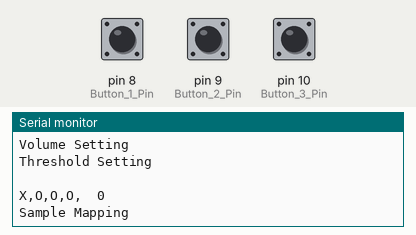
Simulated run of this sketch. Board: Arduino Uno, built with avr-gcc and run on an emulated ATmega328P. Parts: the last lines printed to the serial monitor. The inputs (shaded band) are chosen by the test bench; at power-on: pin 9 (Button_2_Pin) HIGH, pin 10 (Button_3_Pin) HIGH, pin 8 (Button_1_Pin) HIGH.

Above: at 1.2 s.
1.3 s: pin 9 (Button_2_Pin) pulled LOW for 0.15 s
At 2.2 s:
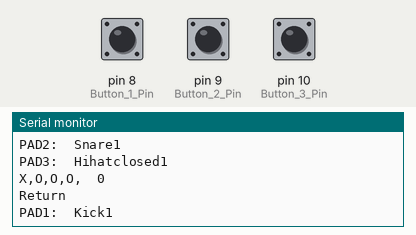
2.9 s: pin 10 (Button_3_Pin) pulled LOW for 0.15 s
4.6 s: pin 9 (Button_2_Pin) pulled LOW for 1 s
At 5.5 s:
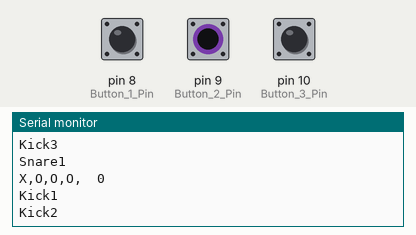
7.1 s: pin 9 (Button_2_Pin) pulled LOW for 0.15 s
At 7.8 s:
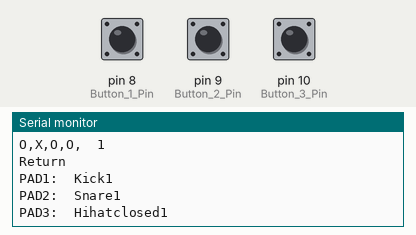
10.2 s: pin 10 (Button_3_Pin) pulled LOW for 1 s
12.7 s: pin 10 (Button_3_Pin) pulled LOW for 0.15 s
Timing chart, 0 to 15.4 s (numbered marks = the images above; inputs shaded):
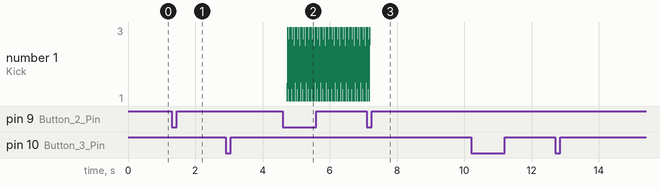

Measured:
- after the input at 1.3 s, the serial monitor: prints a new line after 0.16 s (image 1)
- after the input at 4.6 s, the serial monitor: prints a new line after 0.10 s (image 2)

The sketch:

Interface_Structure.ino
```cpp
#define Button_1_Pin 8
#define Button_2_Pin 9
#define Button_3_Pin 10

//General
char buffer[10];

// General Slidng Window vars
// Since there is only 4 lines available in the LCD screen, to contain more contents in it, the whole window should slide up and down like a website scrolling
int index = 10; //Number of contents that will be contained in the LCD
const int window_width = 4; //Maximum number of lines in LCD (16x2 and 20x4 possible)
char *list[20][20] = {{},{}};  //The final buffer array before it prints from the LCD
char *window[window_width][window_width] = {{"","","",""},{"","","",""}};   //Actual window that prints on the screen
char cursor_pos[window_width] = {'X','O','O','O'};   //Cursor that will be displayed on LCD
int current_row_pos = 0;  //Current row position from top to index number row
int window_left_pos = 0;  //Indicate where the window left edge is
int window_right_pos = 3; //Indicate where the window right edge is
int last_window_left_pos = 0; //Previous frame left window edge
int last_window_right_pos = 3; // Previous frame right window edge
bool exceed_edge = 0; //True if the cursor wants to move across border of the window


// Menu Browsing
int current_main_menu = 0; // Current_Menu Position
int current_sub_menu = -1; //Current_sub_Menu Position
int current_config_menu = -1;

bool at_main_menu = 1;
bool at_sub_menu = 0;
bool at_config = 0;


// Main Menu
const int main_menu_num = 3;
char *main_menu[main_menu_num] = {"Sample Mapping" ,"Volume Setting" ,"Threshold Setting"}; // Array of elements in main menu

//First Sub Menu : Sample Mapping
const int sample_num = 11;  //Number of samples that can be mapped to each input pad/bar/pedal
char *input_pads[sample_num] = {"PAD1: ","PAD2: ","PAD3: ","PAD4: ","PAD5: ","PAD6: ","BAR1: ","BAR2: ","BAR3: ","EXT1:","EXT2: "};
char *current_samples[sample_num] = {"Kick1","Snare1","Hihatclosed1","Ride1","Crash1","Ride2","Snare2","Kick2","Snare3","Kick1","Ride1"};

//Sample Mapping Config
const int sample_list_num = 15; //Number of preset sample for drum
char *sample_list_name[sample_list_num]   = {"Kick1", "Kick2", "Kick3", "Snare1", "Snare2", "Snare3", "Hihatclosed1", "Hihatclosed2", "Hihatclosed3", "Ride1", "Ride2", "Ride3", "Crash1", "Crash2", "Crash3"};
char *none[19] = {};


//Second Sub Menu : Volume Setting
const int volume_num = 12;  //Number of volume setting each 11 input pads and 1 master volume
char *volume_list[volume_num] = {"Master: ","PAD1: ","PAD2: ","PAD3: ","PAD4: ","PAD5: ","PAD6: ","BAR1: ","BAR2: ","BAR3: ","EXT1:","EXT2: "};
char *volume_val[volume_num] = {"80"  ,"80"  ,"80"  ,"80"  ,"80"  ,"80"  ,"80"  ,"80"  ,"80"  ,"80"  ,"80"  ,"80"  };  //Each volume values

//Volume Setting Config
const int volume_list_num = 2;


//Third Sub Menu : Threshold Setting
const int threshold_num = 11;  //Number of volume setting each 11 input pads and 1 master volume
char *threshold_list[threshold_num] = {"PAD1: ","PAD2: ","PAD3: ","PAD4: ","PAD5: ","PAD6: ","BAR1: ","BAR2: ","BAR3: ","EXT1:","EXT2: "};
char *threshold_val[threshold_num] = {"30"  ,"30"  ,"30"  ,"30"  ,"30"  ,"30"  ,"30"  ,"30"  ,"30"  ,"30"  ,"30"  };  //Each volume values

//Threshold Setting Config


// Button Input
int button_val = 0; //-1: Left, 1: Right, 0: None, 2: Middle Press
int dir = 0; //-1: Left, 1: Right, 0: None
int mid_press = 0;
int last_button_val = -1;


void setup() {
  // put your setup code here, to run once:
  Serial.begin(9600);
  pinMode(Button_1_Pin,INPUT_PULLUP);
  pinMode(Button_2_Pin,INPUT_PULLUP);
  pinMode(Button_3_Pin,INPUT_PULLUP);


}

void loop() {
  //Input Process
  Read_Button_Val();  // Reads button input
  Falling_Edge();     // Specify the falling edge of input signal


  // Main Algorithm
  Set_List();      //Set the contents in list depend on current menu position
  Current_Pos();      // Calculate the current position from the list
  Slide_Cursor();     // Change cursor position
  Set_Window();     // set Window


  //Debug Only
  Print_Values();
  New_Line();
  Print_Cursor(4,cursor_pos);
  Serial.print("  ");
  Serial.print(current_row_pos);
  New_Line();
}


//Takes two char array to insert them into the final buffer
//If the window is at the very top, it should print 'return' to go back to previous menu
void Insert_2_List(char **col1, char **col2, int index, bool isReturn){
  if(isReturn){
    list[0][0] = "Return";
    list[1][0] = "";
  }
  for(int i = 0; i<index; i++){
    list[0][i+isReturn] = col1[i];
  }
  for(int i = 0; i<index; i++){
    list[1][i+isReturn] = col2[i];
  }
}


void Main_Menu(){
  Insert_2_List(main_menu,none,main_menu_num,0);
}

void Sample_Mapping(){  //Show the current sample mapping to each input sensors
  Insert_2_List(input_pads,current_samples,sample_num,1);
}

void Volume_setting(){  //Show the current volume setting
  Insert_2_List(volume_list,volume_val,volume_num,1);
}

void Threshold_setting(){   //Show the current threshold setting
  Insert_2_List(threshold_list,threshold_val,threshold_num,1);
}


void Sample_Mapping_Config(){ //Change the sample mapping
  Insert_2_List(sample_list_name,none,sample_list_num,0);
  if(mid_press){    //User selects the sample for the pads
    current_samples[current_sub_menu-1] = sample_list_name[current_row_pos];
    at_main_menu = 0;
    at_sub_menu = 1;
    at_config = 0;
    index = 20;
    window_left_pos = last_window_left_pos;
    window_right_pos = last_window_right_pos;
    Set_Cursor_Pos(current_sub_menu-window_left_pos);
    Clear_List();
  }
}

void Volume_Setting_Config(){
  list[0][0] = volume_list[current_sub_menu-1];
  list[0][1] = volume_val[current_sub_menu-1];
  int num = atoi(volume_val[current_sub_menu-1]);
  if(dir != 0){
    num =  constrain(dir + num, 0, 100);
    sprintf(buffer,"%d",num);
    volume_val[current_sub_menu-1] = buffer;
  }

  if(mid_press){    //User selects the sample for the pads
    at_main_menu = 0;
    at_sub_menu = 1;
    at_config = 0;
    index = 20;
    window_left_pos = last_window_left_pos;
    window_right_pos = last_window_right_pos;
    Set_Cursor_Pos(current_sub_menu-window_left_pos);
    Clear_List();
  }
}


void Threshold_Setting_Config(){
  list[0][0] = threshold_list[current_sub_menu-1];
  list[0][1] = threshold_val[current_sub_menu-1];
  int num = atoi(threshold_val[current_sub_menu-1]);
  if(dir != 0){
    num =  constrain(dir + num, 0, 100);
    sprintf(buffer,"%d",num);
    threshold_val[current_sub_menu-1] = buffer;
  }

  if(mid_press){    //User selects the sample for the pads
    at_main_menu = 0;
    at_sub_menu = 1;
    at_config = 0;
    index = 20;
    window_left_pos = last_window_left_pos;
    window_right_pos = last_window_right_pos;
    Set_Cursor_Pos(current_sub_menu-window_left_pos);
    Clear_List();
  }
}


void Set_List(){    //Actual browsing happen here,
  if(at_main_menu){
    index = main_menu_num;
    current_main_menu = current_row_pos;
    current_sub_menu = -1;
    Main_Menu();
    if(mid_press){  //Entering a Sub menu
      at_main_menu = 0;
      at_sub_menu = 1;
      at_config = 0;
      Reset_Window();
      Clear_List();
    }
  }
  else if(at_sub_menu){
    current_sub_menu = current_row_pos;
    current_config_menu = -1;
    if(current_main_menu == 0){ //Sample Mapping
      index = sample_num + 1;
      Sample_Mapping();
    }
    else if(current_main_menu == 1){  //Volume Setting
      index = volume_num + 1;
      Volume_setting();
    }
    else if(current_main_menu == 2){  //Threshold Setting
      index = threshold_num + 1;
      Threshold_setting();
    }

    if(mid_press && current_sub_menu != 0){   //Entering the Config Menu
      at_main_menu = 0;
      at_sub_menu = 0;
      at_config = 1;
      last_window_left_pos = window_left_pos;
      last_window_right_pos = window_right_pos;
      Reset_Window();
      Clear_List();
    }
    else if(mid_press && current_sub_menu == 0){  //Going back to Main Menu
      at_main_menu = 1;
      at_sub_menu = 0;
      at_config = 0;
      index = 20;
      Set_Cursor_Pos(current_main_menu);
      Clear_List();
    }
  }
  else if(at_config){
    index = 2;
    current_config_menu = current_row_pos;

    if(current_main_menu == 0){ //Sample Mapping
      index = sample_list_num;
      Sample_Mapping_Config();
    }
    else if(current_main_menu == 1){  //Volume Setting
      index = 1;
      Volume_Setting_Config();
    }
    else if(current_main_menu == 2){  //Threshold Setting
      index = 1;
      Threshold_Setting_Config();
    }
  }
}


void Current_Pos(){
  current_row_pos = window_left_pos + Index_from_Char('X',4,cursor_pos);
}

void Clear_List(){
  for(int i = 0; i<99; i++){
    list[0][i] = "";
    list[1][i] = "";
  }
}


void Set_Window(){  //set the window in the list, when the cursor wants to exceed the edge, it slides the window
  if(exceed_edge){
    if((window_left_pos != 0 || dir != -1) && (window_right_pos != index-1 || dir != 1)){ //Only slide in valid condition (eg do not exceed list)
      window_left_pos += dir;
      window_right_pos += dir;
    }
  }
  for(int i = 0; i<4; i++){
    window[0][i] = list[0][window_left_pos + i];
    window[1][i] = list[1][window_left_pos + i];
  }
}


void Reset_Window(){
  window_left_pos = 0;
  window_right_pos = 3;
  Set_Cursor_Pos(0);
}

void Set_Cursor_Pos(int pos){
  for(int i=0; i<4; i++){
    if(i==pos){
      cursor_pos[i] = 'X';
    }
    else{
      cursor_pos[i] = 'O';
    }
  }
}


void Slide_Cursor(){  //Slides the cursor in between 0~3 index, when it wants to exceed the edge, the exceed_edge goes high.
  int current_cursor_pos = Index_from_Char('X',4,cursor_pos);
  int new_cursor_pos = current_cursor_pos + dir;
  if(index >4){
    if(new_cursor_pos <0){
      exceed_edge = 1;
      new_cursor_pos = 0;
    }
    else if(new_cursor_pos > 3){
      exceed_edge = 1;
      new_cursor_pos = 3;
    }
    else{
      exceed_edge = 0;
    }
  }
  new_cursor_pos = constrain(new_cursor_pos,0,index-1);
  cursor_pos[current_cursor_pos] = 'O';
  cursor_pos[new_cursor_pos] = 'X';
}


// Takes inputs: target char, length of array and array pointer, Outputs the index of the first occurence of the target.
int Index_from_Char(char e, int len , char *list){
  for(int i = 0; i<len; i++){
    if(e == list[i]){
      return i;
    }
  }
}


void Read_Button_Val(){ //Mock signal of Encoder, left button = left turn of the enocder and vice versa
  if(!digitalRead(Button_1_Pin)){
    button_val = -1;
  }
  else if(!digitalRead(Button_2_Pin)){
    button_val = 2;
  }
  else if(!digitalRead(Button_3_Pin)){
    button_val = 1;
  }
  else{
    button_val = 0;
  }
}


void Falling_Edge(){  //Only trigger value when falling edge (since it is input pullup)
  if(last_button_val != button_val){
    if(button_val != 0){
      if(button_val == 2){
        mid_press = 1;
      }
      else{
        dir = button_val;
      }
    }
  }
  else{
    dir = 0;
    mid_press = 0;
  }
  last_button_val = button_val;
}

void Print_Values(){
  for(int r = 0; r<4; r++){
    for(int c = 0; c<2; c++){
      Serial.print(window[c][r]);
      Serial.print(" ");
    }
    New_Line();
  }
}

void Print_Cursor(int len, char *list){
  for(int i = 0; i<len; i++){
    Serial.print(list[i]);
    Serial.print(",");
  }
}

void New_Line(){
  Serial.println();
}
```
